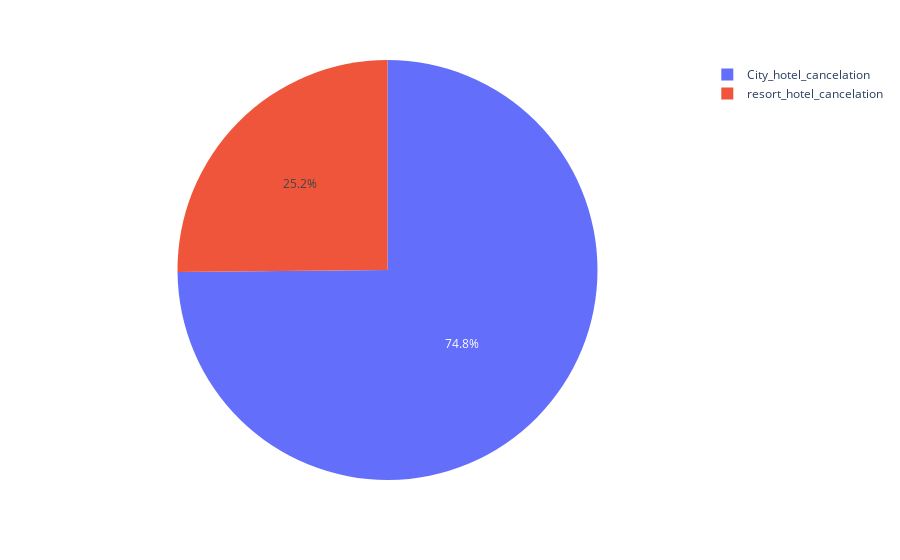

Source (notebook cell):
### Code cell
px.pie(values=[11120,33079],names=["resort_hotel_cancelation","City_hotel_cancelation"])
#we can obseve that 74% of the city hotels bookings were canceled compared to resort hotel

### Figure 1 — Plotly figure (JSON) as saved in the notebook; plotly's stock layout.template omitted (floating-point values rounded to 4 significant figures)
{"data": [{"domain": {"x": [0, 1], "y": [0, 1]}, "hovertemplate": "label=%{label}<br>value=%{value}<extra></extra>", "labels": ["resort_hotel_cancelation", "City_hotel_cancelation"], "legendgroup": "", "name": "", "showlegend": true, "type": "pie", "values": [11120, 33079]}], "layout": {"legend": {"tracegroupgap": 0}, "margin": {"t": 60}}}
